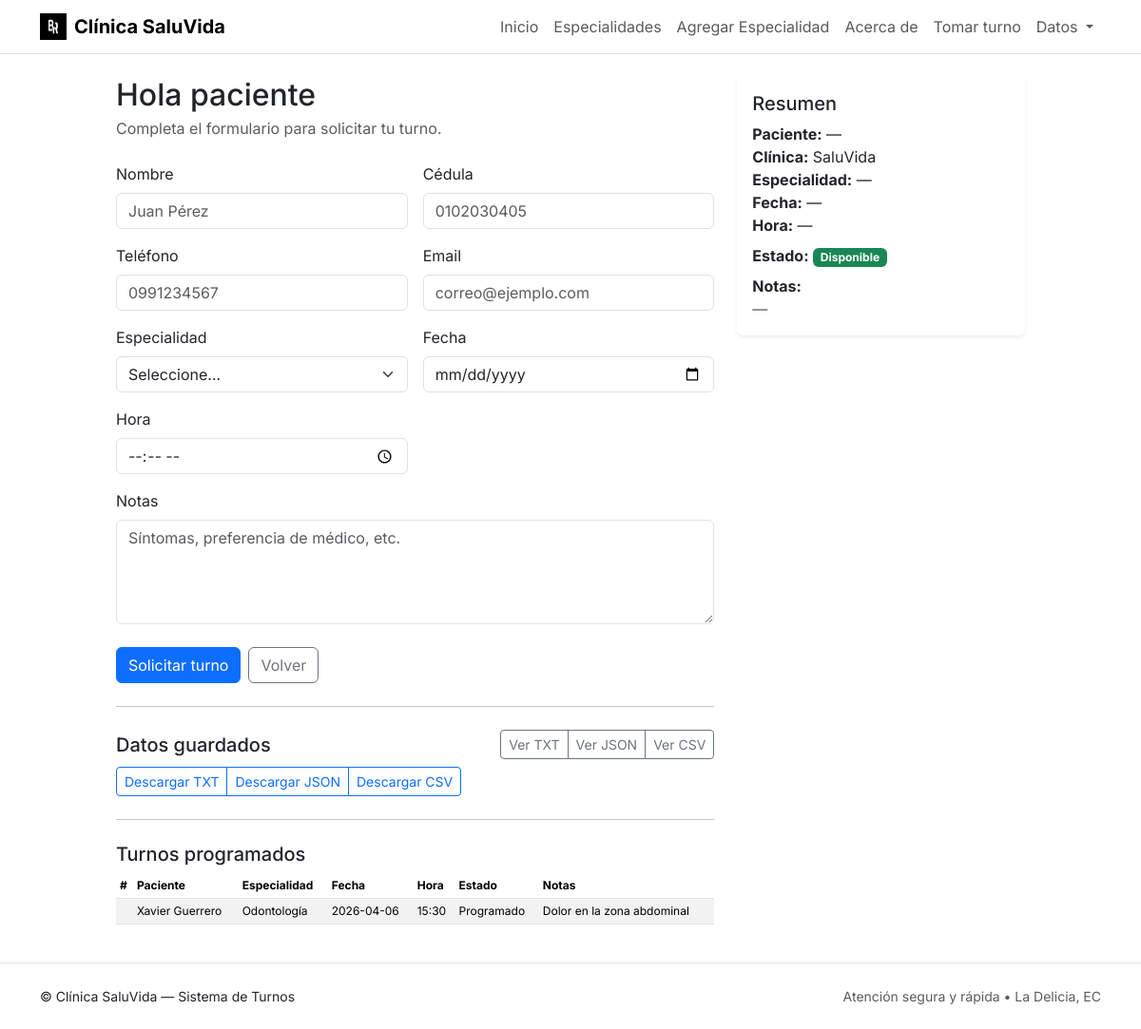
Screenshot of /turnos with the database file from the repository.
### tables this page shows
CREATE TABLE turnos (
        id_turno INTEGER PRIMARY KEY AUTOINCREMENT,
        id_paciente INTEGER NOT NULL,
        especialidad TEXT NOT NULL,
        fecha TEXT NOT NULL,
        hora TEXT NOT NULL,
        notas TEXT,
        estado TEXT DEFAULT 'Programado',
        created_at TIMESTAMP DEFAULT CURRENT_TIMESTAMP,
        FOREIGN KEY (id_paciente) REFERENCES pacientes(id_paciente)
    );

CREATE TABLE pacientes (
        id_paciente INTEGER PRIMARY KEY AUTOINCREMENT,
        nombre TEXT NOT NULL,
        cedula TEXT,
        telefono TEXT,
        email TEXT
    );

### app.py (the view)
@app.get("/turnos")
def ver_turnos():
    turnos = listar_turnos()
    return render_template("turno.html", turnos=turnos)

### app.py (called while the page is built)
@app.teardown_appcontext
def cerrar_conexion(exception):
    close_db(exception)

### inventario/db.py (called while the page is built)
def get_db():
    if "db" not in g:
        print("🧠 USANDO BASE:", DATABASE)
        g.db = sqlite3.connect(DATABASE)
        g.db.row_factory = sqlite3.Row
    return g.db

### inventario/inventario.py (called while the page is built)
def listar_turnos():
    db = get_db()
    cur = db.execute("""
        SELECT
            t.id_turno,
            t.fecha,
            t.hora,
            t.estado,
            t.notas,
            p.nombre AS paciente,
            t.especialidad
        FROM turnos t
        JOIN pacientes p ON p.id_paciente = t.id_paciente
        ORDER BY t.fecha DESC, t.hora DESC
    """)
    return cur.fetchall()

### templates/turno.html (shortened to what this page needs)
{% extends "base.html" %}
{% block content %}
<div class="row g-4">
  <div class="col-lg-8">
    <h2 class="mb-1">Hola paciente</h2>
    <p class="text-body-secondary mb-4">Completa el formulario para solicitar tu turno.</p>
    <form id="form-turno" method="post" action="{{ url_for('turno_guardar') }}" novalidate>
      <div class="row g-3">
        <div class="col-sm-6">
          <label for="nombre" class="form-label">Nombre</label>
          <input type="text" class="form-control" id="nombre" name="nombre"
                 placeholder="Juan Pérez"
                 value="{% if form_data %}{{ form_data.nombre }}{% elif turno_actual %}{{ turno_actual.paciente }}{% elif nombre %}{{ nombre }}{% endif %}">
        </div>
        <div class="col-sm-6">
          <label for="cedula" class="form-label">Cédula</label>
          <input type="text" class="form-control" id="cedula" name="cedula"
                 placeholder="0102030405"
                 value="{% if form_data %}{{ form_data.cedula }}{% endif %}">
        </div>
        <div class="col-sm-6">
          <label for="telefono" class="form-label">Teléfono</label>
          <input type="text" class="form-control" id="telefono" name="telefono"
                 placeholder="0991234567"
                 value="{% if form_data %}{{ form_data.telefono }}{% endif %}">
        </div>
        <div class="col-sm-6">
          <label for="email" class="form-label">Email</label>
          <input type="email" class="form-control" id="email" name="email"
                 placeholder="correo@ejemplo.com"
                 value="{% if form_data %}{{ form_data.email }}{% endif %}">
        </div>
        <div class="col-sm-6">
          <label for="especialidad" class="form-label">Especialidad</label>
          {% set esp_sel_txt = (form_data.especialidad if form_data else (turno_actual.especialidad if turno_actual else '')) %}
          {% set esp_sel_id  = (form_data.especialidad_id if form_data and form_data.especialidad_id is defined else (turno.especialidad_id if turno is defined and turno else None)) %}
          {% if especialidades %}
          <select class="form-select" id="especialidad" name="especialidad_id" required>
            <option value="">Seleccione…</option>
            {% for e in especialidades %}
              <option value="{{ e.id }}"
                      {% if esp_sel_id and e.id == esp_sel_id %}selected{% endif %}
                      {% if not esp_sel_id and esp_sel_txt and e.nombre == esp_sel_txt %}selected{% endif %}>
                {{ e.nombre }}
              </option>
            {% endfor %}
          </select>
          {% else %}
          <select class="form-select" id="especialidad" name="especialidad">
            <option value="">Seleccione…</option>
          </select>
          {% endif %}
        </div>
        <div class="col-sm-6">
          <label for="fecha" class="form-label">Fecha</label>
          <input type="date" class="form-control" id="fecha" name="fecha"
                 value="{% if form_data %}{{ form_data.fecha }}{% elif turno_actual %}{{ turno_actual.fecha }}{% endif %}">
        </div>
        <div class="col-sm-6">
          <label for="hora" class="form-label">Hora</label>
          <input type="time" class="form-control" id="hora" name="hora"
                 value="{% if form_data %}{{ form_data.hora }}{% elif turno_actual %}{{ turno_actual.hora }}{% endif %}">
        </div>
        <div class="col-12">
          <label for="notas" class="form-label">Notas</label>
          <textarea class="form-control" id="notas" name="notas" rows="4"
                    placeholder="Síntomas, preferencia de médico, etc.">{% if form_data %}{{ form_data.notas }}{% elif turno_actual %}{{ turno_actual.notas }}{% endif %}</textarea>
        </div>
      </div>
      <div class="d-flex gap-2 mt-4">
        <button type="submit" class="btn btn-primary">Solicitar turno</button>
        <a href="{{ url_for('index') }}" class="btn btn-outline-secondary">Volver</a>
      </div>
    </form>
    <hr class="my-4">
    <div class="d-flex flex-wrap align-items-center justify-content-between gap-2">
      <h5 class="mb-0">Datos guardados</h5>
      <div class="btn-group">
        <a class="btn btn-outline-secondary btn-sm" href="{{ url_for('ver_datos', formato='txt') }}">Ver TXT</a>
        <a class="btn btn-outline-secondary btn-sm" href="{{ url_for('ver_datos', formato='json') }}">Ver JSON</a>
        <a class="btn btn-outline-secondary btn-sm" href="{{ url_for('ver_datos', formato='csv') }}">Ver CSV</a>
      </div>
    </div>
    <div class="mt-2 btn-group">
      <a class="btn btn-outline-primary btn-sm" href="{{ url_for('descargar', formato='txt') }}">Descargar TXT</a>
      <a class="btn btn-outline-primary btn-sm" href="{{ url_for('descargar', formato='json') }}">Descargar JSON</a>
      <a class="btn btn-outline-primary btn-sm" href="{{ url_for('descargar', formato='csv') }}">Descargar CSV</a>
    </div>
    {% if turnos %}
      <hr class="my-4">
      <h5>Turnos programados</h5>
      <div class="table-responsive">
        <table class="table table-sm table-striped">
          <thead>
            <tr>
              <th>#</th><th>Paciente</th><th>Especialidad</th><th>Fecha</th><th>Hora</th><th>Estado</th><th>Notas</th>
            </tr>
          </thead>
          <tbody>
            {% for t in turnos %}
              <tr>
                <td>{{ t.id }}</td>
                <td>{{ t.paciente }}</td>
                <td>{{ t.especialidad }}</td>
                <td>{{ t.fecha }}</td>
                <td>{{ t.hora }}</td>
                <td>{{ t.estado }}</td>
                <td>{{ t.notas or '' }}</td>
              </tr>
            {% else %}
              <tr><td colspan="7">No hay turnos.</td></tr>
            {% endfor %}
          </tbody>
        </table>
      </div>
    {% endif %}
  </div>
  <div class="col-lg-4">
    <div class="card border-0 shadow-sm">
      <div class="card-body">
        <h5 class="card-title">Resumen</h5>
        {% set t = turno_actual %}
        <ul class="list-unstyled mb-0" id="resumen-lista">
          <li><strong>Paciente:</strong> <span id="r_paciente">{{ t.paciente if t else '—' }}</span></li>
          <li><strong>Clínica:</strong> <span id="r_clinica">{{ t.clinica if t else 'SaluVida' }}</span></li>
          <li><strong>Especialidad:</strong> <span id="r_especialidad">{{ t.especialidad if t else '—' }}</span></li>
          <li><strong>Fecha:</strong> <span id="r_fecha">{{ t.fecha if t else '—' }}</span></li>
          <li><strong>Hora:</strong> <span id="r_hora">{{ t.hora if t else '—' }}</span></li>
          <li class="mt-2">
            <strong>Estado:</strong>
            <span class="badge bg-success" id="r_estado">{{ t.estado if t else 'Disponible' }}</span>
          </li>
          <li class="mt-2">
            <strong>Notas:</strong>
            <div id="r_notas" class="text-body-secondary">{{ t.notas if t else '—' }}</div>
          </li>
        </ul>
      </div>
    </div>
  </div>
</div>
{% endblock %}

### templates/base.html (shortened to what this page needs)
<!doctype html>
<html lang="es" data-bs-theme="light">
  <head>
    <link href="https://cdn.jsdelivr.net/npm/bootstrap@5.3.3/dist/css/bootstrap.min.css" rel="stylesheet"
>
    <link rel="stylesheet" href="{{ url_for('static', filename='css/style.css') }}">
  </head>
  <body style="font-family: 'Inter', system-ui, -apple-system, Segoe UI, Roboto, Helvetica, Arial, sans-serif;">
    <nav class="navbar navbar-expand-lg border-bottom bg-body">
      <div class="container">
        <a class="navbar-brand d-flex align-items-center gap-2" href="{{ url_for('index') }}">
          <img src="{{ url_for('static', filename='img/BR.jpg') }}"
               alt="Logo" width="28" height="28">
          <strong>Clínica SaluVida</strong>
        </a>
        <div class="collapse navbar-collapse" id="topNav">
          <ul class="navbar-nav ms-auto mb-2 mb-lg-0">
            <li class="nav-item">
              <a class="nav-link {% if request.endpoint == 'index' %}active{% endif %}"
                 href="{{ url_for('index') }}">
                Inicio
              </a>
            </li>
            <li class="nav-item">
              <a class="nav-link {% if request.endpoint == 'especialidades' %}active{% endif %}"
                 href="{{ url_for('especialidades') }}">
                Especialidades
              </a>
            </li>
            <li class="nav-item">
              <a class="nav-link {% if request.endpoint == 'agregar_especialidad_route' %}active{% endif %}"
                 href="{{ url_for('agregar_especialidad_route') }}">
                Agregar Especialidad
              </a>
            </li>
            <li class="nav-item">
              <a class="nav-link {% if request.endpoint == 'about' %}active{% endif %}"
                 href="{{ url_for('about') }}">
                Acerca de
              </a>
            </li>
            <li class="nav-item">
              <a class="nav-link {% if request.endpoint == 'turno_demo' %}active{% endif %}" href="{{ url_for('turno_demo') }}">
                Tomar turno
              </a>
            </li>
            <li class="nav-item dropdown">
              <a class="nav-link dropdown-toggle" href="#" id="datosDropdown" role="button" data-bs-toggle="dropdown" aria-expanded="false">
                Datos
              </a>
            </li>
          </ul>
        </div>
      </div>
    </nav>
    <main class="py-4">
      <div class="container">
          {% block content %}{% endblock %}
      </div>
    </main>
    <footer class="border-top py-4 small bg-body">
      <div class="container d-flex flex-column flex-md-row justify-content-between align-items-center gap-2">
        <div>© {{ current_year }} Clínica SaluVida — Sistema de Turnos</div>
        <div class="text-body-secondary">Atención segura y rápida • La Delicia, EC</div>
      </div>
    </footer>
  </body>
</html>

### static/css/style.css (style rules this page uses)
:root { --sv-shadow: 0 6px 24px rgba(16,24,40,.08), 0 2px 8px rgba(16,24,40,.06); }
.bg-body { background-color: var(--bs-body-bg) !important; }
@media (min-width: 992px) { main .container { max-width: 980px; } }
.table, .tabla-detalle { width: 100%; border-collapse: collapse; font-size: 12px; }

### rows the page displays
turnos: paciente "Xavier Guerrero", especialidad "Odontología", fecha "2026-04-06", hora "15:30", estado "Programado", notas "Dolor en la zona abdominal"

### other values shown
{{ t.paciente if t else '—' }} "—"
{{ t.clinica if t else 'SaluVida' }} "SaluVida"
{{ t.especialidad if t else '—' }} "—"
{{ t.fecha if t else '—' }} "—"
{{ t.hora if t else '—' }} "—"
{{ t.estado if t else 'Disponible' }} "Disponible"
{{ t.notas if t else '—' }} "—"
